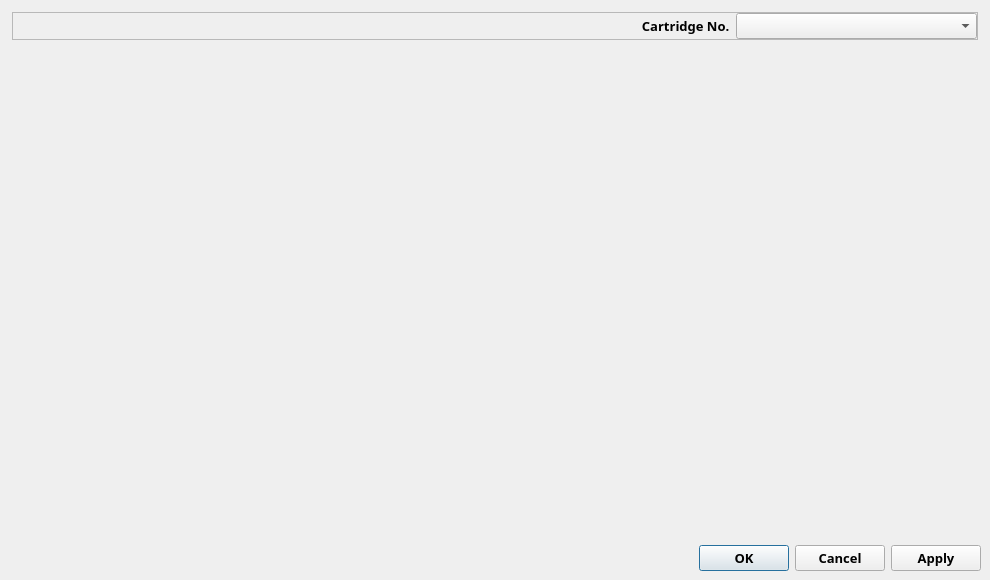
<?xml version="1.0" encoding="UTF-8"?>
<ui version="4.0">
 <class>ProfileSettingMultiDlg</class>
 <widget class="QDialog" name="ProfileSettingMultiDlg">
  <property name="enabled">
   <bool>true</bool>
  </property>
  <property name="geometry">
   <rect>
    <x>0</x>
    <y>0</y>
    <width>990</width>
    <height>580</height>
   </rect>
  </property>
  <property name="sizePolicy">
   <sizepolicy hsizetype="Expanding" vsizetype="Preferred">
    <horstretch>0</horstretch>
    <verstretch>0</verstretch>
   </sizepolicy>
  </property>
  <property name="minimumSize">
   <size>
    <width>990</width>
    <height>0</height>
   </size>
  </property>
  <property name="windowTitle">
   <string>Advanced Mode</string>
  </property>
  <property name="styleSheet">
   <string notr="true"/>
  </property>
  <property name="modal">
   <bool>true</bool>
  </property>
  <layout class="QVBoxLayout" name="verticalLayout_3">
   <property name="spacing">
    <number>10</number>
   </property>
   <property name="leftMargin">
    <number>0</number>
   </property>
   <property name="topMargin">
    <number>0</number>
   </property>
   <property name="rightMargin">
    <number>0</number>
   </property>
   <property name="bottomMargin">
    <number>0</number>
   </property>
   <item>
    <widget class="QFrame" name="frame_main">
     <property name="frameShape">
      <enum>QFrame::NoFrame</enum>
     </property>
     <property name="frameShadow">
      <enum>QFrame::Plain</enum>
     </property>
     <property name="lineWidth">
      <number>0</number>
     </property>
     <layout class="QVBoxLayout" name="verticalLayout">
      <property name="spacing">
       <number>0</number>
      </property>
      <property name="leftMargin">
       <number>0</number>
      </property>
      <property name="topMargin">
       <number>0</number>
      </property>
      <property name="rightMargin">
       <number>0</number>
      </property>
      <property name="bottomMargin">
       <number>0</number>
      </property>
      <item>
       <widget class="QFrame" name="frame_body">
        <property name="styleSheet">
         <string notr="true"/>
        </property>
        <property name="frameShape">
         <enum>QFrame::NoFrame</enum>
        </property>
        <property name="frameShadow">
         <enum>QFrame::Plain</enum>
        </property>
        <property name="lineWidth">
         <number>0</number>
        </property>
        <layout class="QVBoxLayout" name="verticalLayout_2">
         <item>
          <widget class="QFrame" name="frame_upper">
           <property name="font">
            <font>
             <family>맑은 고딕</family>
             <pointsize>9</pointsize>
             <weight>75</weight>
             <bold>true</bold>
            </font>
           </property>
           <property name="autoFillBackground">
            <bool>false</bool>
           </property>
           <layout class="QHBoxLayout" name="horizontalLayout_15">
            <property name="leftMargin">
             <number>0</number>
            </property>
            <property name="topMargin">
             <number>0</number>
            </property>
            <property name="rightMargin">
             <number>0</number>
            </property>
            <property name="bottomMargin">
             <number>0</number>
            </property>
            <item>
             <widget class="QFrame" name="frame_upper_right">
              <property name="frameShape">
               <enum>QFrame::NoFrame</enum>
              </property>
              <property name="frameShadow">
               <enum>QFrame::Plain</enum>
              </property>
              <property name="lineWidth">
               <number>0</number>
              </property>
              <layout class="QVBoxLayout" name="verticalLayout_4">
               <property name="leftMargin">
                <number>3</number>
               </property>
               <property name="topMargin">
                <number>3</number>
               </property>
               <property name="rightMargin">
                <number>3</number>
               </property>
               <property name="bottomMargin">
                <number>3</number>
               </property>
               <item>
                <widget class="QFrame" name="frame_2">
                 <property name="frameShape">
                  <enum>QFrame::StyledPanel</enum>
                 </property>
                 <property name="frameShadow">
                  <enum>QFrame::Raised</enum>
                 </property>
                 <layout class="QHBoxLayout" name="horizontalLayout_2" stretch="2,1,1">
                  <property name="spacing">
                   <number>0</number>
                  </property>
                  <property name="leftMargin">
                   <number>0</number>
                  </property>
                  <property name="topMargin">
                   <number>0</number>
                  </property>
                  <property name="rightMargin">
                   <number>0</number>
                  </property>
                  <property name="bottomMargin">
                   <number>0</number>
                  </property>
                  <item>
                   <spacer name="horizontalSpacer_2">
                    <property name="orientation">
                     <enum>Qt::Horizontal</enum>
                    </property>
                    <property name="sizeHint" stdset="0">
                     <size>
                      <width>40</width>
                      <height>20</height>
                     </size>
                    </property>
                   </spacer>
                  </item>
                  <item>
                   <widget class="QLabel" name="label_cartridge_list">
                    <property name="font">
                     <font>
                      <family>맑은 고딕</family>
                      <pointsize>10</pointsize>
                      <weight>75</weight>
                      <bold>true</bold>
                     </font>
                    </property>
                    <property name="text">
                     <string>Cartridge No.  </string>
                    </property>
                    <property name="alignment">
                     <set>Qt::AlignRight|Qt::AlignTrailing|Qt::AlignVCenter</set>
                    </property>
                   </widget>
                  </item>
                  <item>
                   <widget class="QComboBox" name="comboBox_cartridge_list">
                    <property name="sizePolicy">
                     <sizepolicy hsizetype="Preferred" vsizetype="Preferred">
                      <horstretch>0</horstretch>
                      <verstretch>0</verstretch>
                     </sizepolicy>
                    </property>
                    <property name="minimumSize">
                     <size>
                      <width>0</width>
                      <height>25</height>
                     </size>
                    </property>
                    <property name="font">
                     <font>
                      <family>맑은 고딕</family>
                      <pointsize>10</pointsize>
                      <weight>75</weight>
                      <bold>true</bold>
                     </font>
                    </property>
                   </widget>
                  </item>
                 </layout>
                </widget>
               </item>
               <item>
                <widget class="ProfileSettingWidget" name="widget" native="true">
                 <property name="sizePolicy">
                  <sizepolicy hsizetype="Preferred" vsizetype="Expanding">
                   <horstretch>0</horstretch>
                   <verstretch>0</verstretch>
                  </sizepolicy>
                 </property>
                 <property name="minimumSize">
                  <size>
                   <width>920</width>
                   <height>0</height>
                  </size>
                 </property>
                </widget>
               </item>
              </layout>
             </widget>
            </item>
           </layout>
          </widget>
         </item>
         <item>
          <layout class="QHBoxLayout" name="horizontalLayout">
           <item>
            <spacer name="horizontalSpacer">
             <property name="orientation">
              <enum>Qt::Horizontal</enum>
             </property>
             <property name="sizeHint" stdset="0">
              <size>
               <width>40</width>
               <height>20</height>
              </size>
             </property>
            </spacer>
           </item>
           <item>
            <widget class="QPushButton" name="pushButton_ok">
             <property name="enabled">
              <bool>true</bool>
             </property>
             <property name="minimumSize">
              <size>
               <width>90</width>
               <height>0</height>
              </size>
             </property>
             <property name="font">
              <font>
               <family>맑은 고딕</family>
               <pointsize>10</pointsize>
               <weight>75</weight>
               <bold>true</bold>
              </font>
             </property>
             <property name="text">
              <string>OK</string>
             </property>
             <property name="default">
              <bool>true</bool>
             </property>
            </widget>
           </item>
           <item>
            <widget class="QPushButton" name="pushButton_cancel">
             <property name="minimumSize">
              <size>
               <width>90</width>
               <height>0</height>
              </size>
             </property>
             <property name="font">
              <font>
               <family>맑은 고딕</family>
               <pointsize>10</pointsize>
               <weight>75</weight>
               <bold>true</bold>
              </font>
             </property>
             <property name="text">
              <string>Cancel</string>
             </property>
            </widget>
           </item>
           <item>
            <widget class="QPushButton" name="pushButton_apply">
             <property name="enabled">
              <bool>true</bool>
             </property>
             <property name="minimumSize">
              <size>
               <width>90</width>
               <height>0</height>
              </size>
             </property>
             <property name="font">
              <font>
               <family>맑은 고딕</family>
               <pointsize>10</pointsize>
               <weight>75</weight>
               <bold>true</bold>
              </font>
             </property>
             <property name="text">
              <string>Apply</string>
             </property>
            </widget>
           </item>
          </layout>
         </item>
        </layout>
       </widget>
      </item>
     </layout>
    </widget>
   </item>
  </layout>
 </widget>
 <customwidgets>
  <customwidget>
   <class>ProfileSettingWidget</class>
   <extends>QWidget</extends>
   <header>profilesettingwidget.h</header>
   <container>1</container>
  </customwidget>
 </customwidgets>
 <resources>
  <include location="rodinP.qrc"/>
 </resources>
 <connections/>
</ui>
